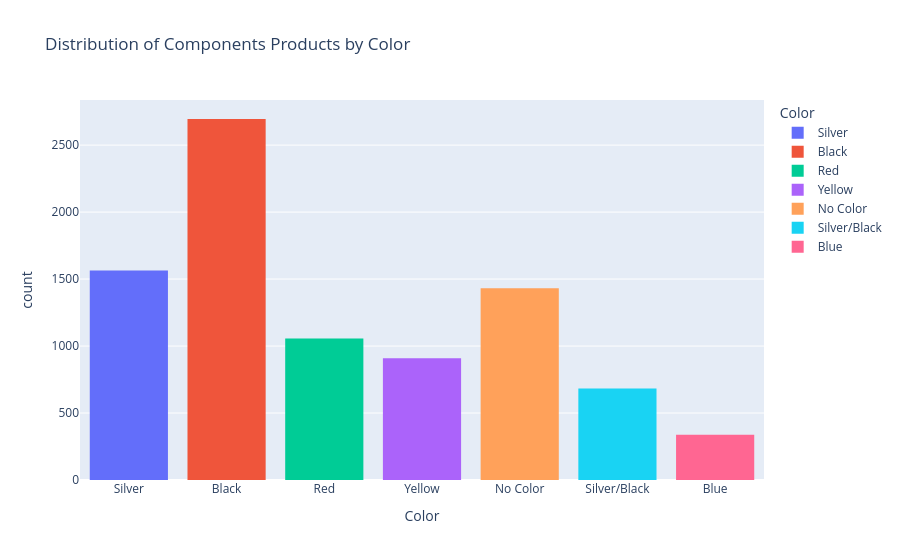

The cell this chart's notebook holds for it:
### Markdown cell above
### What are the most common colors of products in the Components category?

### Code cell
Components = df[df["Category"] == "Components"]
fig = px.histogram(Components,
                   x="Color",
                   title="Distribution of Components Products by Color",
                   color="Color")

fig.show()

### Figure 1 — Plotly figure (JSON) as saved in the notebook; plotly's stock layout.template omitted (floating-point values rounded to 4 significant figures; data arrays with more than 128 entries replaced by an {"elided": "..."} marker saying what was removed)
{"data": [{"alignmentgroup": "True", "bingroup": "x", "hovertemplate": "Color=%{x}<br>count=%{y}<extra></extra>", "legendgroup": "Silver", "marker": {"color": "#636efa", "pattern": {"shape": ""}}, "name": "Silver", "offsetgroup": "Silver", "orientation": "v", "showlegend": true, "type": "histogram", "x": {"elided": "1564 str values"}, "xaxis": "x", "yaxis": "y"}, {"alignmentgroup": "True", "bingroup": "x", "hovertemplate": "Color=%{x}<br>count=%{y}<extra></extra>", "legendgroup": "Black", "marker": {"color": "#EF553B", "pattern": {"shape": ""}}, "name": "Black", "offsetgroup": "Black", "orientation": "v", "showlegend": true, "type": "histogram", "x": {"elided": "2695 str values"}, "xaxis": "x", "yaxis": "y"}, {"alignmentgroup": "True", "bingroup": "x", "hovertemplate": "Color=%{x}<br>count=%{y}<extra></extra>", "legendgroup": "Red", "marker": {"color": "#00cc96", "pattern": {"shape": ""}}, "name": "Red", "offsetgroup": "Red", "orientation": "v", "showlegend": true, "type": "histogram", "x": {"elided": "1056 str values"}, "xaxis": "x", "yaxis": "y"}, {"alignmentgroup": "True", "bingroup": "x", "hovertemplate": "Color=%{x}<br>count=%{y}<extra></extra>", "legendgroup": "Yellow", "marker": {"color": "#ab63fa", "pattern": {"shape": ""}}, "name": "Yellow", "offsetgroup": "Yellow", "orientation": "v", "showlegend": true, "type": "histogram", "x": {"elided": "908 str values"}, "xaxis": "x", "yaxis": "y"}, {"alignmentgroup": "True", "bingroup": "x", "hovertemplate": "Color=%{x}<br>count=%{y}<extra></extra>", "legendgroup": "No Color", "marker": {"color": "#FFA15A", "pattern": {"shape": ""}}, "name": "No Color", "offsetgroup": "No Color", "orientation": "v", "showlegend": true, "type": "histogram", "x": {"elided": "1432 str values"}, "xaxis": "x", "yaxis": "y"}, {"alignmentgroup": "True", "bingroup": "x", "hovertemplate": "Color=%{x}<br>count=%{y}<extra></extra>", "legendgroup": "Silver/Black", "marker": {"color": "#19d3f3", "pattern": {"shape": ""}}, "name": "Silver/Black", "offsetgroup": "Silver/Black", "orientation": "v", "showlegend": true, "type": "histogram", "x": {"elided": "684 str values"}, "xaxis": "x", "yaxis": "y"}, {"alignmentgroup": "True", "bingroup": "x", "hovertemplate": "Color=%{x}<br>count=%{y}<extra></extra>", "legendgroup": "Blue", "marker": {"color": "#FF6692", "pattern": {"shape": ""}}, "name": "Blue", "offsetgroup": "Blue", "orientation": "v", "showlegend": true, "type": "histogram", "x": {"elided": "337 str values"}, "xaxis": "x", "yaxis": "y"}], "layout": {"barmode": "relative", "legend": {"title": {"text": "Color"}, "tracegroupgap": 0}, "title": {"text": "Distribution of Components Products by Color"}, "xaxis": {"anchor": "y", "categoryarray": ["Silver", "Black", "Red", "Yellow", "No Color", "Silver/Black", "Blue"], "categoryorder": "array", "domain": [0, 1], "title": {"text": "Color"}}, "yaxis": {"anchor": "x", "domain": [0, 1], "title": {"text": "count"}}}}
